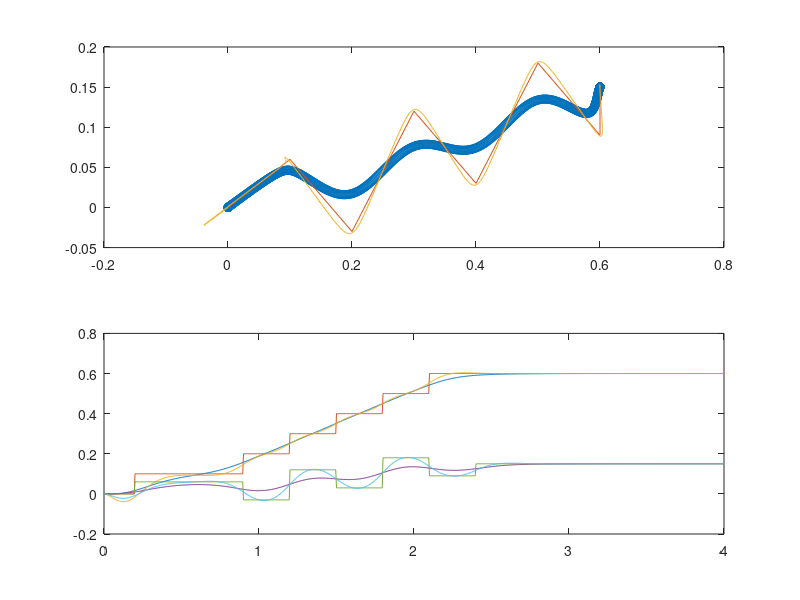

Write the MATLAB code that produced this figure.
%%%%%%%%%%%%%%%%%%%%%%%%%%%%%%%%%%%%%%%%%%%%%%%%%%%%%%%%%%%%%%%%%%%%%%%%%%%%%%%%
pkg load control
clear;                                  % 変数の初期化
                                        % ★★★足の着地時間(s)，x方向の位置(m)，y方向の位置(m)
foot = [0 0 0; 0.2 0.1 0.06; 0.9 0.2 -0.03; 1.2 0.3 0.12; 1.5 0.4 0.03; 1.8 0.5 0.18; 2.1 0.6 0.09; 2.4 0.6 0.15; 100 0 0];
forward_period = 1.0;                   % 予見制御の時間(s)
calculate_period = 4.0;                 % 歩行パターンを生成する期間(s)
dt = 0.005;                              % サンプリングタイム (s)
zh = 0.27;                              % 重心位置 (m)
g  = 9.8;                               % 重力加速度 (m/s^2)
A = [0 1 0; 0 0 1; 0 0 0];              % 式(5.8)
B = [0; 0; 1];
C = [1 0 -zh/g];                        % 式(5.9)
D = 0;
sys = ss(A, B, C, D);
sys_d = c2d(sys, dt);                   % 離散化
if (substr(version,1,3)=="3.2")
  [A_d, B_d, C_d, D_d] = sys2ss(sys_d); % 式(5.10)
else
  [A_d, B_d, C_d, D_d] = ssdata(sys_d);
endif
E_d = [dt; 1; 0];                       % 式(5.11)

Zero = [0; 0; 0];                       % 式(5.12),(5.13)
Phai = [1 -C_d*A_d; Zero A_d];
G = [-C_d*B_d; B_d];
GR = [1; Zero];
Gd = [-C_d*E_d; E_d];

Q = zeros(4);
Q(1) = 10^3;                            % ★★★最適制御の重み係数　大：ZMPが理想に近づく
H = 1;                                  % 同じく重み係数　大：入力が少なくなる．

P = dare(Phai, G, Q, H);                % 離散時間系でのリカッチ方程式の解
F = -(H + G'*P*G)^(-1) * G'*P*Phai;        % ★★★フィードバックゲイン 式(2.13)

x = [0; 0; 0];
y = [0; 0; 0];
xp = x;
yp = x;

t = 0:dt:calculate_period;

%%%%%%%%%%%%%%%%%%%%%%%%%%%%%%%%%%%%%%%%%%%%%%%%%%%%%%%%%%%%%%%%%%%%%%%%%%%%%%%%

i = 1;                                  % 目標ZMP波形の生成
n = 1;                                  % 足の着地時間・位置 foot → 目標ZMPパターン prefx, prefy
for tt = 0:dt:calculate_period+forward_period+1
  if (tt == foot(n,1))
    prefx(i) = foot(n,2);
    prefy(i) = foot(n,3);
    n = n + 1;
  else
    prefx(i) = prefx(i-1);
    prefy(i) = prefy(i-1);
  endif
  i = i + 1;
endfor

%%%%%%%%%%%%%%%%%%%%%%%%%%%%%%%%%%%%%%%%%%%%%%%%%%%%%%%%%%%%%%%%%%%%%%%%%%%%%%%%

i = 0;
ux = uy = 0;

xi = (eye(4)-G*(H+G'*P*G)^(-1)*G'*P)*Phai;

for tt = t
  i = i + 1;
% fd = (H+G'*P*G)^(-1)*G'*(xi')^1*P*Gd;	% 外乱除去用　未使用
  px = C_d*x;                           % 実際のZMP位置
  py = C_d*y;
  ex = prefx(i) - px;                   % 目標ZMP位置と実際との差
  ey = prefy(i) - py;
  X = [ex; x - xp];                     % 式(2.5),(2,6)
  Y = [ey; y - yp];
  xp = x;                               % 差分を計算するため，一つ前の値を保存
  yp = y;
  dux = F * X;                          % 式(2.8)
  j = 0;
  for ttt = tt : dt : (tt + forward_period)
    j = j + 1;
    if (prefx(i+j) - prefx(i+j-1)) != 0
      f = -(H + G'*P*G)^(-1) * G' * (xi')^(j-1) * P * GR;   % ★★★式(2.14)
      dux = dux + f * (prefx(i+j) - prefx(i+j-1));    % 式(2.12)
    endif
  endfor
  ux += dux;
  duy = F * Y;                          % y方向の予見制御
  j = 0;
  for ttt = tt : dt : (tt + forward_period)
    j = j + 1;
    if (prefy(i+j) - prefy(i+j-1)) != 0
      f = -(H + G'*P*G)^(-1) * G' * (xi')^(j-1) * P * GR;     % ★★★式(2.14)
      duy = duy + f * (prefy(i+j) - prefy(i+j-1));    % 式(2.12)
    endif
  endfor
  uy += duy;

  dx = 0;                               % 外乱（今回は無し）
  dy = 0;
  x = A_d * x + B_d * ux + E_d * dx * dt;    % 重心位置の計算
  y = A_d * y + B_d * uy + E_d * dy * dt;
  x0(i) = x(1);                         % 重心位置の描画用
  y0(i) = y(1);
  x1(i) = prefx(i);                     % 目標ZMP位置の描画用
  y1(i) = prefy(i);
  x2(i) = px;                           % 実際のZMP位置の描画用
  y2(i) = py;
endfor
subplot(2,1,1);                         % グラフの描画
plot(x0, y0, "o", x1, y1, x2, y2);
subplot(2,1,2);
plot(t, x0, t, x1, t, x2, t, y0, t, y1, t, y2);
